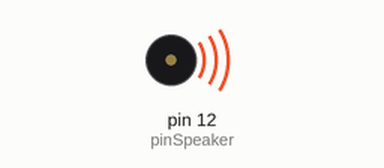
Simulated run of this sketch. Board: Arduino Uno, built with avr-gcc and run on an emulated ATmega328P. Parts: buzzer (waves = sounding).

Above: at 0.2 s.
Timing chart, 0 to 3.0 s (numbered marks = the images above):
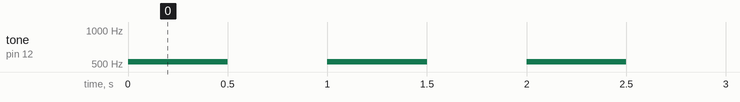

Measured:
- by itself, tone on pin 12 (pinSpeaker): alternates 523 Hz for 0.50 s and silent for 0.50 s

The sketch:

play_tone.ino
```cpp
//this program will play a tone using the piezo buzzer

const int pinSpeaker = 12;

void setup() {
  //set speaker as output:
  pinMode (pinSpeaker, OUTPUT);

}

void loop() {
  // main code is placed here, and run repeatedly:

  tone(12, 523);
  delay(500);
  noTone(12);
  delay(500);

  /*c: 523Hz
   *d: 587Hz
   *e: 659Hz
   *f: 698Hz
   *g: 784Hz
   *a: 880Hz
   *b: 988Hz
    */

}
```
